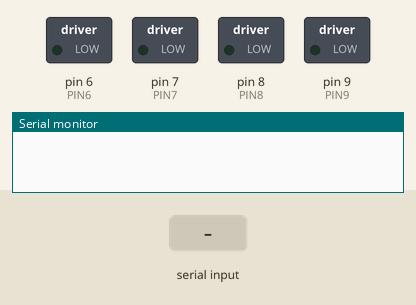
Bench run of a sketch on a simulated Arduino Uno, built with avr-gcc and run on an emulated ATmega328P. On the bench: switched loads named in the sketch (green lamp = pin HIGH), the last lines printed to the serial monitor. The inputs (shaded band) are chosen by the test bench.

Above: at 1.2 s.
1.3 s: "222\n" received over Serial
At 1.6 s:
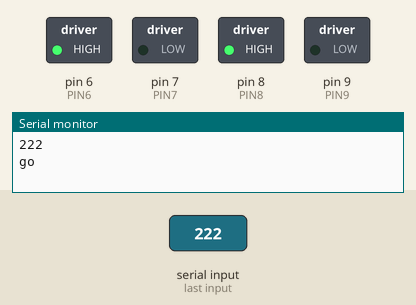
2.8 s: "444\n" received over Serial
At 4.0 s:
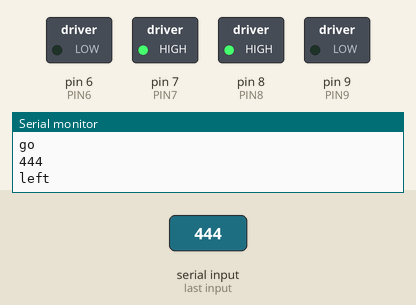
4.3 s: "666\n" received over Serial
At 5.1 s:
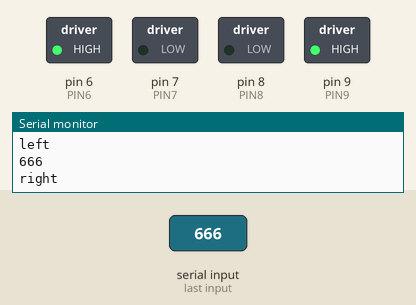
5.8 s: "888\n" received over Serial
At 6.2 s:
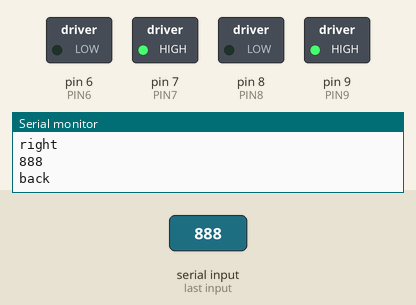
7.3 s: "1\n" received over Serial
At 8.6 s:
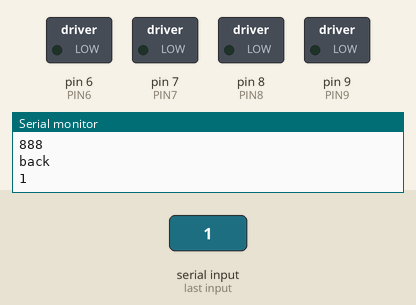
Timing chart, 0 to 9.8 s (numbered marks = the images above; inputs shaded):
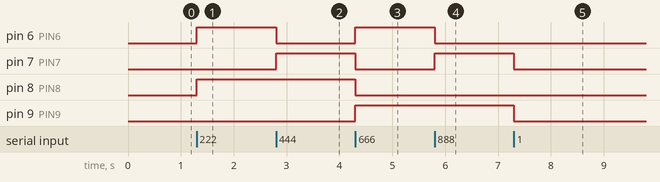

Measured:
- after the input at 1.3 s, pin 6 (PIN6), pin 8 (PIN8): LOW → HIGH at once
- after the input at 2.8 s, pin 6 (PIN6): HIGH → LOW at once; pin 7 (PIN7): LOW → HIGH at once
- after the input at 4.3 s, pin 6 (PIN6), pin 9 (PIN9): LOW → HIGH at once; pin 7 (PIN7), pin 8 (PIN8): HIGH → LOW at once
- after the input at 5.8 s, pin 6 (PIN6): HIGH → LOW at once; pin 7 (PIN7): LOW → HIGH at once
- after the input at 7.3 s, pin 7 (PIN7), pin 9 (PIN9): HIGH → LOW at once

The sketch:

bluetoothWifiCar.ino
```cpp
#define PIN6 6 //右电机转速
#define PIN7 7 //右电机转向
#define PIN8 8 //左电机转速
#define PIN9 9 //左电机转向

#define MOTOR_GO_FORWARD  { digitalWrite(PIN6,HIGH); digitalWrite(PIN7,LOW); digitalWrite(PIN8,HIGH); digitalWrite(PIN9,LOW); } //车体前进
#define MOTOR_GO_BACK     { digitalWrite(PIN6,LOW); digitalWrite(PIN7,HIGH); digitalWrite(PIN8,LOW); digitalWrite(PIN9,HIGH); }   //车体后退
#define MOTOR_GO_LEFT     { digitalWrite(PIN6,LOW); digitalWrite(PIN7,HIGH); digitalWrite(PIN8,HIGH); digitalWrite(PIN9,LOW); }  //车体左转
#define MOTOR_GO_RIGHT    { digitalWrite(PIN6,HIGH); digitalWrite(PIN7,LOW); digitalWrite(PIN8,LOW); digitalWrite(PIN9,HIGH); }  //车体右转
#define MOTOR_GO_STOP     { digitalWrite(PIN6,LOW); digitalWrite(PIN7,LOW); digitalWrite(PIN8,LOW); digitalWrite(PIN9,LOW); }       //车体静止

#define MAX_PACKETSIZE 100  //串口接收缓冲区
char buffUART[MAX_PACKETSIZE];
int buffUARTLen = 0;
unsigned int buffUARTIndex = 0;
unsigned long preUARTTick = 0;

void setup() {
    pinMode(6, OUTPUT);
  pinMode(7, OUTPUT);
  pinMode(8, OUTPUT);
  pinMode(9, OUTPUT);
  Serial.begin(115200);
  buffUARTLen = 0;
}


void loop() {
  if(Serial.available()>0){
    char ch = Serial.read();
    buffUART[buffUARTLen]=ch;
    buffUARTLen++;
  //  Serial.print(ch);
    if( buffUARTLen >= MAX_PACKETSIZE-1 ){
        buffUART[buffUARTLen]='\n';
        buffUARTLen++;
    }
    if(ch=='\n' ||  buffUARTLen == MAX_PACKETSIZE){
        Serial.print(buffUART);


        char dest[4]={0,0,0,0};

        strncpy(dest, buffUART, 3);

        if(strcmp(dest, "222") == 0){
            Serial.println("go");
            MOTOR_GO_FORWARD;
            delay(333);
        }else if(strcmp(dest, "444") == 0){
            Serial.println("left");
            MOTOR_GO_LEFT;
            delay(333);
        }else if(strcmp(dest, "666") == 0){
            Serial.println("right");
            MOTOR_GO_RIGHT
            delay(333);
        }else if(strcmp(dest, "888") == 0){
            Serial.println("back");
            MOTOR_GO_BACK;
            delay(333);
        } else{
            MOTOR_GO_STOP;
        }


        buffUARTLen=0;
        memset(buffUART,0,sizeof(buffUART));

    }

  }


}
```
